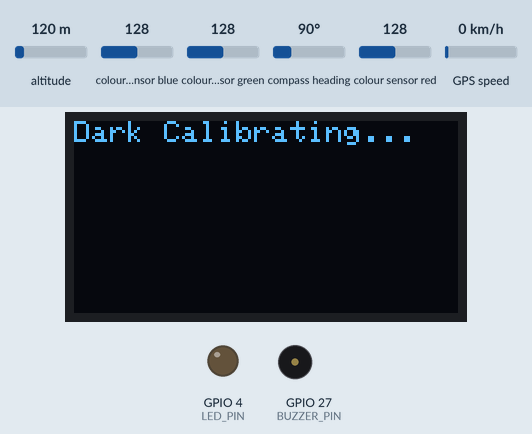
Recording of a sketch running on a simulated ESP32. Shown: 128×64 one-colour display, output pins drawn as LEDs (lit = HIGH), buzzer (waves = sounding, pin HIGH). The inputs (shaded band) are chosen by the test bench; at power-on: colour sensor blue 128, altitude 120 m, colour sensor green 128, compass heading 90°, colour sensor red 128, GPS speed 0 km/h. WiFi joins after 1.5 s; servers stay silent unless stated; the local clock reads 2024-03-15 10:24:30 at power-on unless the sketch sets it; the GPS gets a fix after 3 s at 37.7749, -122.4194 with 8 satellites; nothing arrives over Bluetooth unless stated; web services answer with replies made up by the test bench; what the sketch prints to the serial monitor is not drawn.

Above: at 9.0 s.
At 14.2 s:
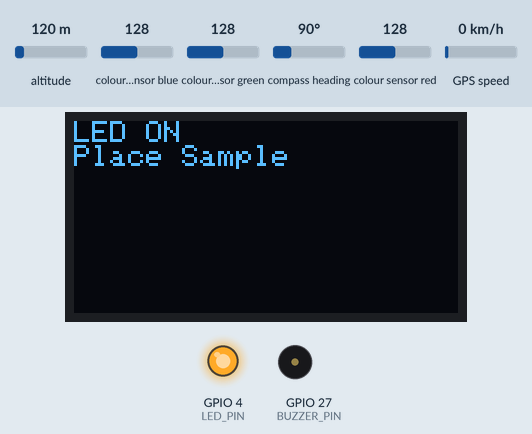
14.3 s: colour sensor blue set to 191
At 20.8 s:
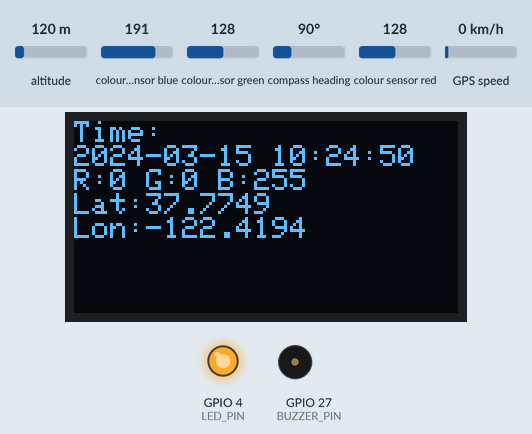
At 30.2 s:
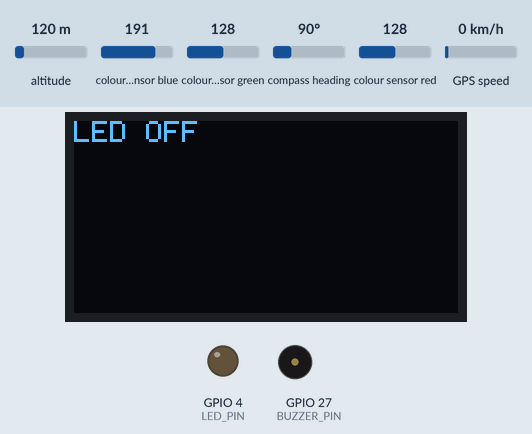
Timing chart, 0 to 31.7 s (numbered marks = the images above; inputs shaded):
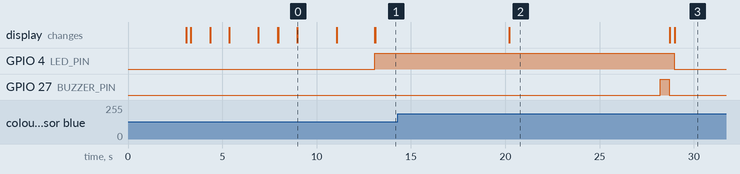

Measured:
- what the display in image 0 shows lasts 2.1 s, from 9.0 s to 11.1 s
- what the display in image 2 shows lasts 8.5 s, from 20.2 s to 28.7 s

The sketch:

project25.ino
```cpp
#include <Wire.h>
#include <WiFi.h>
#include <HTTPClient.h>
#include <time.h>
#include "Adafruit_TCS34725.h"
#include "BluetoothSerial.h"
#include <TinyGPS++.h>
#include <Adafruit_GFX.h>
#include <Adafruit_SSD1306.h>

// GPIO configuration
const int LED_PIN = 4;
const int BUZZER_PIN = 27;

// OLED setup
#define SCREEN_WIDTH 128
#define SCREEN_HEIGHT 64
#define OLED_RESET    -1
Adafruit_SSD1306 display(SCREEN_WIDTH, SCREEN_HEIGHT, &Wire, OLED_RESET);

// Wi-Fi credentials
const char* ssid = "hiddennetwork";
const char* password = "hathi112002";

// ThingSpeak API
const char* writeAPIKey = "8DNP5XJGRWMKU8B2";

// NTP for IST
const char* ntpServer = "time.google.com";
const long gmtOffset_sec = 19800;
const int daylightOffset_sec = 0;

// Modules
BluetoothSerial BTSerial;
Adafruit_TCS34725 tcs = Adafruit_TCS34725(TCS34725_INTEGRATIONTIME_600MS, TCS34725_GAIN_60X);
HardwareSerial gpsSerial(2);
TinyGPSPlus gps;

// Dark calibration values
uint16_t darkR = 0, darkG = 0, darkB = 0;

void setup() {
  Serial.begin(115200);
  BTSerial.begin("FluorideMeter");

  pinMode(LED_PIN, OUTPUT);
  pinMode(BUZZER_PIN, OUTPUT);
  digitalWrite(LED_PIN, LOW);
  digitalWrite(BUZZER_PIN, LOW);

  // OLED Init
  if (!display.begin(SSD1306_SWITCHCAPVCC, 0x3C)) {
    while (1);
  }
  display.clearDisplay();
  display.setTextColor(SSD1306_WHITE);
  display.setTextSize(2);
  display.setCursor(15, 5);
  display.println("Fluorimeter");

  display.setTextSize(1);
  display.setCursor(10, 35);
  display.println("A reliable device for");
  display.setCursor(5, 47);
  display.println("fluoride detection");
  display.display();
  delay(3000);
  display.clearDisplay();

  // GPS Init
  gpsSerial.begin(9600, SERIAL_8N1, 16, 17);
  display.setCursor(0, 0);
  display.println("Initializing GPS...");
  display.display();

  unsigned long start = millis();
  while (!gps.location.isValid() && millis() - start < 10000) {
    while (gpsSerial.available()) gps.encode(gpsSerial.read());
    delay(200);
  }

  display.clearDisplay();
  display.setCursor(0, 0);
  if (gps.location.isValid()) display.println("✅ GPS Acquired");
  else display.println("❌ GPS Not Found");
  display.display();
  delay(1000);

  // TCS Sensor Init
  display.clearDisplay();
  display.setCursor(0, 0);
  if (!tcs.begin()) {
    display.println("❌ TCS Sensor Err");
    display.display();
    while (1);
  }
  display.println("✅ TCS Found");
  display.display();
  delay(1000);

  // Wi-Fi Init
  display.clearDisplay();
  display.setCursor(0, 0);
  display.println("Connecting Wi-Fi");
  display.display();

  WiFi.begin(ssid, password);
  while (WiFi.status() != WL_CONNECTED) {
    delay(300);
  }

  display.clearDisplay();
  display.setCursor(0, 0);
  display.println("✅ Wi-Fi OK");
  display.display();
  delay(1000);

  // Time Sync
  display.clearDisplay();
  display.setCursor(0, 0);
  display.println("Syncing Time...");
  display.display();

  configTime(gmtOffset_sec, daylightOffset_sec, ntpServer);
  struct tm timeinfo;
  int attempt = 0;
  while (!getLocalTime(&timeinfo) && attempt < 20) {
    delay(500);
    attempt++;
  }

  display.clearDisplay();
  display.setCursor(0, 0);
  if (attempt < 20) display.println("✅ Time Synced");
  else display.println("❌ Time Sync Err");
  display.display();
  delay(1000);

  performDarkCalibration();

  display.clearDisplay();
  display.setCursor(0, 0);
  display.println("System Ready");
  display.println("Place Sample");
  display.display();
}

void loop() {
  digitalWrite(LED_PIN, HIGH);
  BTSerial.println("🔆 LED ON — Place and cover sample now...");
  display.clearDisplay();
  display.setCursor(0, 0);
  display.println("LED ON");
  display.println("Place Sample");
  display.display();
  delay(7000);  // ⏱️ Increased time to place sample

  uint16_t r, g, b, c;
  tcs.getRawData(&r, &g, &b, &c);

  int correctedR = max((int)r - (int)darkR, 0);
  int correctedG = max((int)g - (int)darkG, 0);
  int correctedB = max((int)b - (int)darkB, 0);
  int maxVal = max(max(correctedR, correctedG), correctedB);
  if (maxVal == 0) maxVal = 1;

  uint8_t normR = map(correctedR, 0, maxVal, 0, 255);
  uint8_t normG = map(correctedG, 0, maxVal, 0, 255);
  uint8_t normB = map(correctedB, 0, maxVal, 0, 255);

  struct tm timeinfo;
  getLocalTime(&timeinfo);
  char timestamp[30];
  strftime(timestamp, sizeof(timestamp), "%Y-%m-%d %H:%M:%S", &timeinfo);

  while (gpsSerial.available()) gps.encode(gpsSerial.read());
  double latitude = gps.location.lat();
  double longitude = gps.location.lng();

  String result = "📊 Sample Reading:\n";
  result += "Time: " + String(timestamp) + "\n";
  result += "Norm RGB: R=" + String(normR) + " G=" + String(normG) + " B=" + String(normB) + "\n";
  result += "Lat: " + String(latitude, 6) + " Lon: " + String(longitude, 6);

  Serial.println(result);
  BTSerial.println(result);

  display.clearDisplay();
  display.setCursor(0, 0);
  display.println("Time:");
  display.println(timestamp);
  display.print("R:"); display.print(normR);
  display.print(" G:"); display.print(normG);
  display.print(" B:"); display.println(normB);
  display.print("Lat:"); display.println(latitude, 4);
  display.print("Lon:"); display.println(longitude, 4);
  display.display();

  delay(8000);  // 🖥️ Show result for 8 seconds

  digitalWrite(BUZZER_PIN, HIGH);
  delay(500);
  digitalWrite(BUZZER_PIN, LOW);

  display.clearDisplay();
  display.setCursor(0, 0);
  display.println("Uploading...");
  display.display();

  sendToThingSpeak(normR, normG, normB, latitude, longitude);

  digitalWrite(LED_PIN, LOW);
  display.clearDisplay();
  display.setCursor(0, 0);
  display.println("LED OFF");
  display.display();
  delay(500);     // 🔅 Brief LED OFF display
  delay(15500);   // Total delay = 16s (ThingSpeak limit)
}

void performDarkCalibration() {
  display.clearDisplay();
  display.setCursor(0, 0);
  display.println("Dark Calibrating...");
  display.display();

  digitalWrite(LED_PIN, LOW);
  delay(2000);

  uint16_t r, g, b, c;
  tcs.getRawData(&r, &g, &b, &c);
  darkR = r;
  darkG = g;
  darkB = b;

  display.clearDisplay();
  display.setCursor(0, 0);
  display.println("Dark Cal Done");
  display.print("R:"); display.println(darkR);
  display.print("G:"); display.println(darkG);
  display.print("B:"); display.println(darkB);
  display.display();
  delay(2000);
}

void sendToThingSpeak(int r, int g, int b, double lat, double lon) {
  if (WiFi.status() == WL_CONNECTED) {
    WiFiClient client;
    HTTPClient http;

    String url = "http://api.thingspeak.com/update?api_key=" + String(writeAPIKey) +
                 "&field1=" + String(r) +
                 "&field2=" + String(g) +
                 "&field3=" + String(b) +
                 "&field4=" + String(lat, 6) +
                 "&field5=" + String(lon, 6);

    http.begin(client, url);
    int responseCode = http.GET();

    display.clearDisplay();
    display.setCursor(0, 0);
    if (responseCode > 0) {
      display.println("✅ Upload OK");
    } else {
      display.println("❌ Upload Fail");
    }
    display.display();

    http.end();
  } else {
    display.clearDisplay();
    display.setCursor(0, 0);
    display.println("❌ Wi-Fi Lost");
    display.display();
  }
}
```
